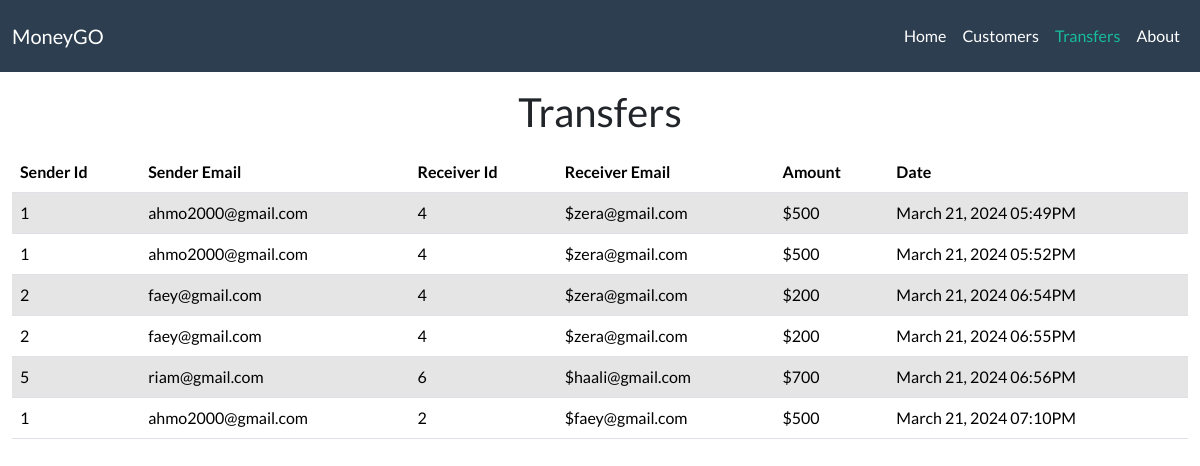
Screenshot of /transfers with the database file from the repository.
### tables this page shows
CREATE TABLE Transfers (
  id INTEGER NOT NULL PRIMARY KEY, 
  sender_id INTEGER NOT NULL, 
  sender_email TEXT NOT NULL,
  receiver_id INTEGER NOT NULL,
  receiver_email INTEGER NOT NULL,
  amount INTEGER NOT NULL,
  trans_date DATE NOT NULL,
  FOREIGN KEY(sender_id) REFERENCES Customers(id),
  FOREIGN KEY(receiver_id) REFERENCES Customers(id)
);

### app.py (the view)
@app.route("/transfers")
def transfers():
    with sqlite3.connect("database/bank.db") as con:
        cur = con.cursor()
        transfers = cur.execute("SELECT * FROM Transfers")
        return render_template("transfers.html", transfers=transfers)

### templates/transfers.html (shortened to what this page needs)
{% extends 'layout.html' %}
{% block content %}
<h2 class="text-center mt-3">Transfers</h2>
<div class="container-fluid">
    <table class="table table-hover mt-3">
        <thead>
            <tr>
                <th scope="col">Sender Id</th>
                <th scope="col">Sender Email</th>
                <th scope="col">Receiver Id</th>
                <th scope="col">Receiver Email</th>
                <th scope="col">Amount</th>
                <th scope="col">Date</th>
            </tr>
        </thead>
        <tbody>
            {% set counter = namespace(total=0) %}
            {% for row in transfers %}
            {% if counter.total % 2 == 0 %}
            <tr class="table-active">
                <td class="sender-id">{{ row[1] }}</td>
                <td class="sender-name">{{ row[2] }}</td>
                <td class="receiver-id">{{ row[3] }}</td>
                <td class="receiver-email">${{ row[4] }}</td>
                <td class="amount">${{ row[5] }}</td>
                <td class="date">{{ row[6] }}</td>
            </tr>
            {% else %}
            <tr>
                <td class="sender-id">{{ row[1] }}</td>
                <td class="sender-name">{{ row[2] }}</td>
                <td class="receiver-id">{{ row[3] }}</td>
                <td class="receiver-email">${{ row[4] }}</td>
                <td class="amount">${{ row[5] }}</td>
                <td class="date">{{ row[6] }}</td>
            </tr>
            {% endif %}
            {% set counter.total = counter.total + 1 %}
            {% endfor %}
        </tbody>
    </table>
</div>
{% endblock %}

### rows the page displays
Transfers: sender "1", sender_email "ahmo2000@gmail.com", receiver "4", receiver_email "zera@gmail.com", amount "500", trans_date "March 21, 2024 05:49PM"
Transfers: sender "1", sender_email "ahmo2000@gmail.com", receiver "4", receiver_email "zera@gmail.com", amount "500", trans_date "March 21, 2024 05:52PM"
Transfers: sender "2", sender_email "faey@gmail.com", receiver "4", receiver_email "zera@gmail.com", amount "200", trans_date "March 21, 2024 06:54PM"
Transfers: sender "2", sender_email "faey@gmail.com", receiver "4", receiver_email "zera@gmail.com", amount "200", trans_date "March 21, 2024 06:55PM"
Transfers: sender "5", sender_email "riam@gmail.com", receiver "6", receiver_email "haali@gmail.com", amount "700", trans_date "March 21, 2024 06:56PM"
Transfers: sender "1", sender_email "ahmo2000@gmail.com", receiver "2", receiver_email "faey@gmail.com", amount "500", trans_date "March 21, 2024 07:10PM"
